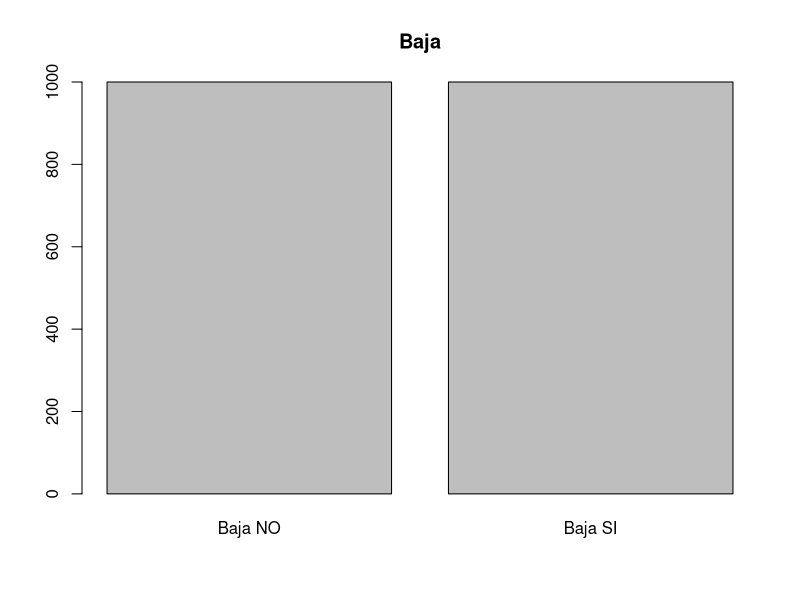
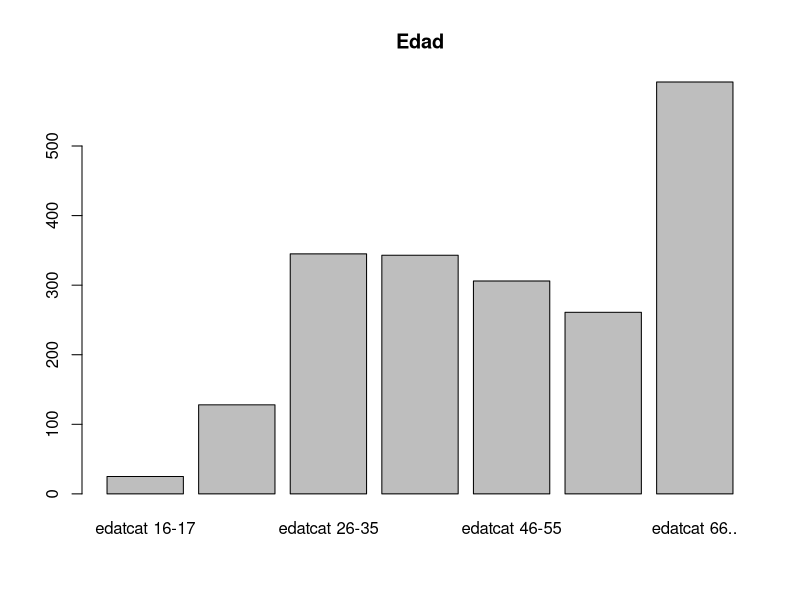
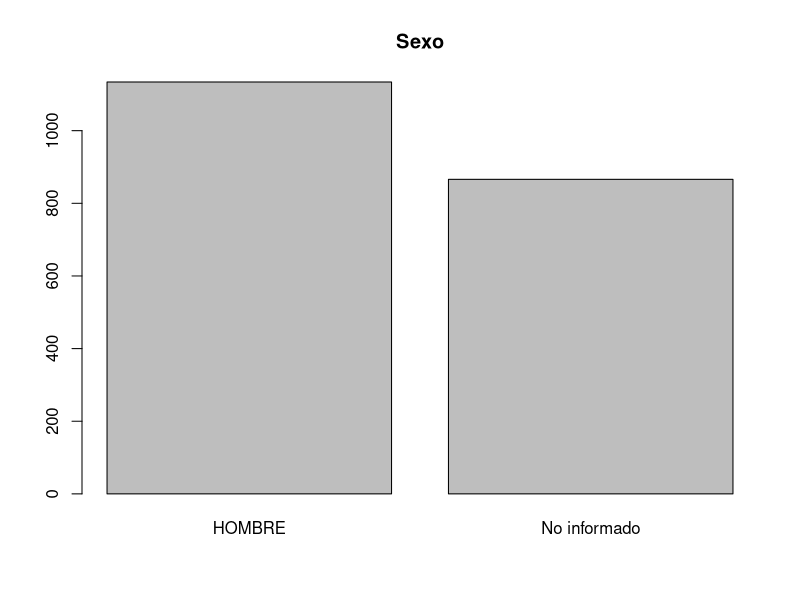
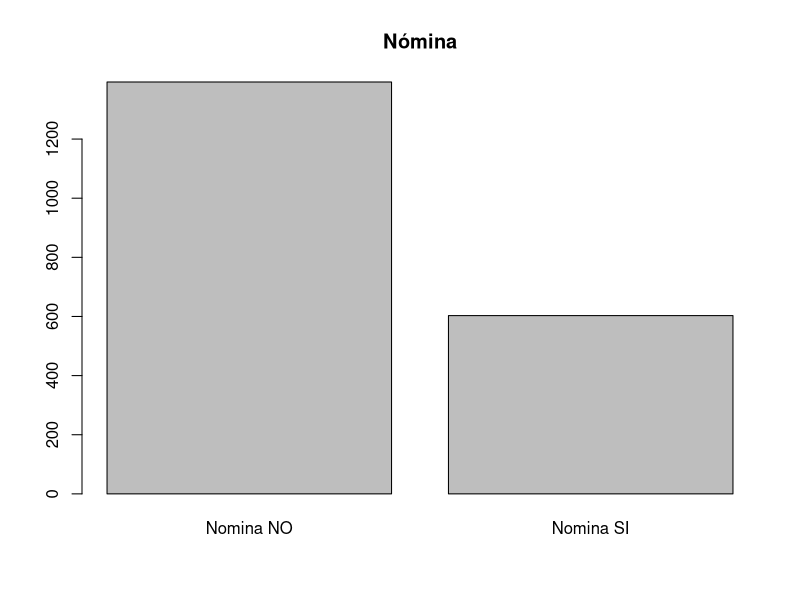
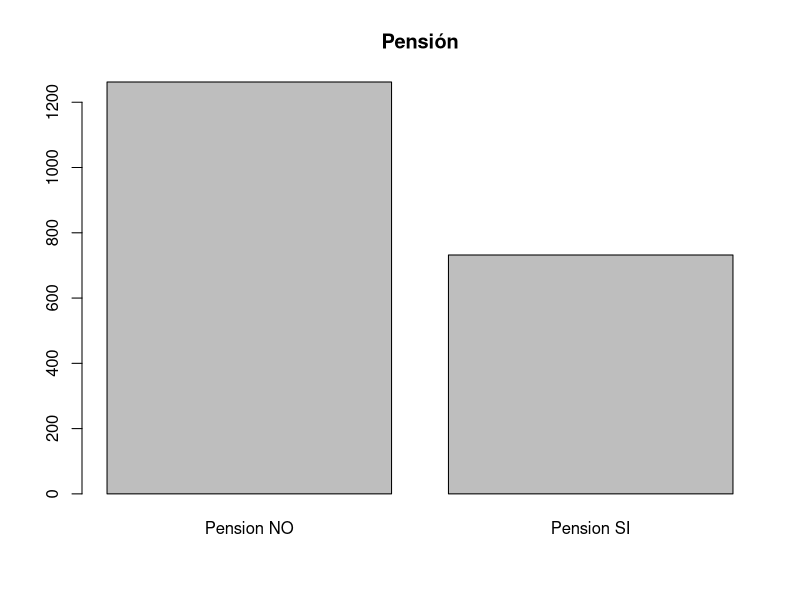
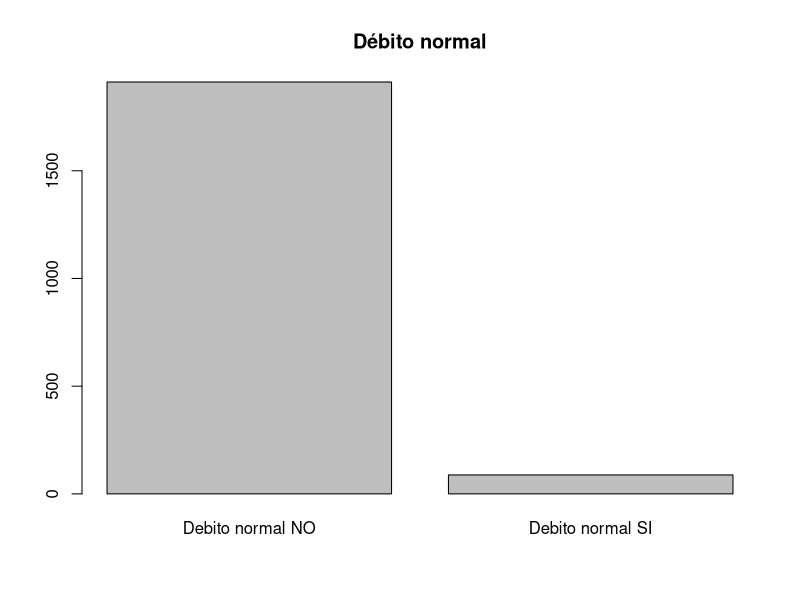
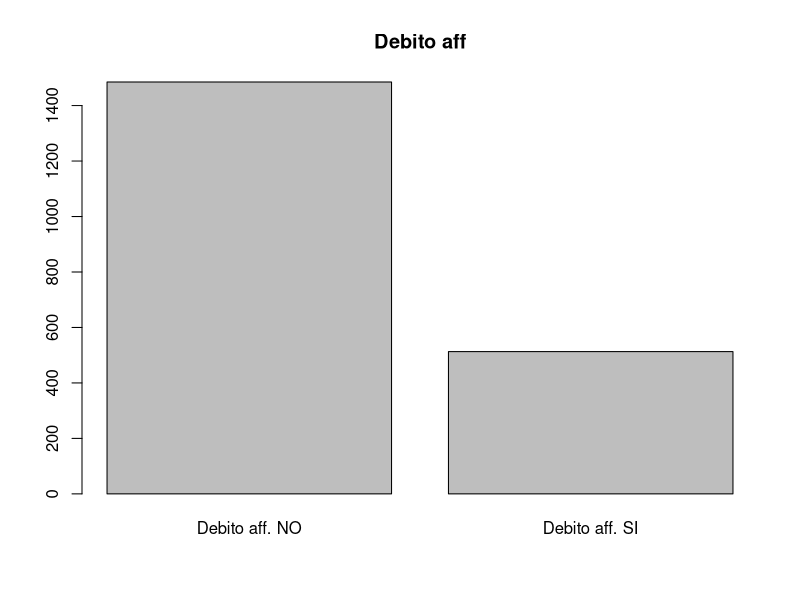
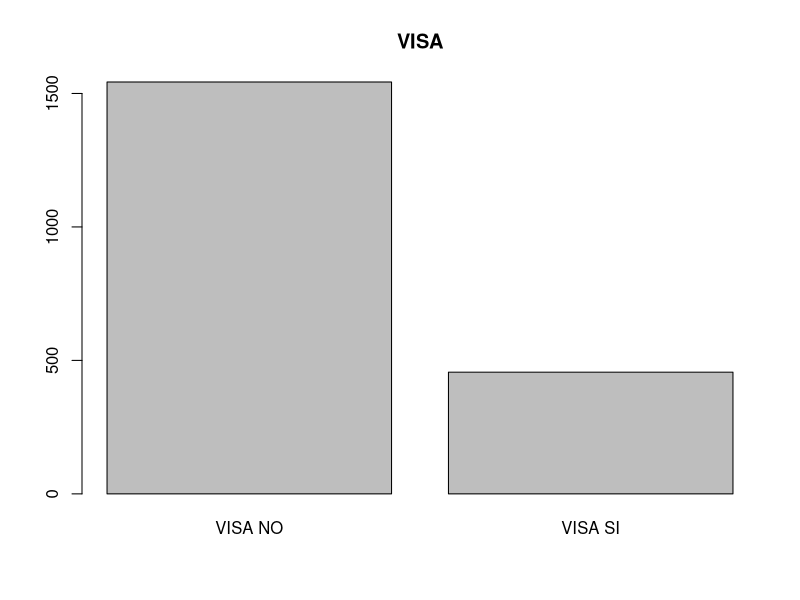

Source code (R) for these figures, in order:
## ---- chunk 1
#  Reading credsco2.txt
dd = read.table("_repository/credsco2.txt",header=T, check.names = F)

# Dimensions and summary of data
dim(dd)
summary(dd)

#Libraries
library(FactoMineR)
## ---- chunk 2
data = read.table("_repository/churn.txt",header=T)
summary(data)
## ---- chunk 3
#Variables categóricas
barplot(table(data$Baja), main = "Baja")
barplot(table(data$edatcat), main = "Edad")
barplot(table(data$sexo), main = "Sexo")
barplot(table(data$Nomina), main = "Nómina")
barplot(table(data$Pension), main = "Pensión")
barplot(table(data$Debito_normal), main = "Débito normal")
barplot(table(data$Debito_aff), main = "Debito aff")
barplot(table(data$VISA), main = "VISA")
barplot(table(data$VISA_aff), main = "VISA aff")
barplot(table(data$MCard), main = "MCard")
barplot(table(data$Amex), main = "Amex")
barplot(table(data$dif_resid), main = "Cambio de residencia")

#Variables contínuas
hist(data$antig)
hist(data$Total_activo)
hist(data$Total_Plazo)
hist(data$Total_Inversion)
hist(data$Total_Seguros)
hist(data$Total_Vista)
hist(data$oper_caj_Libreta)
hist(data$oper_ven_Libreta)
hist(data$dif_CC)
hist(data$dif_Libreta)
hist(data$dif_Plazo)
hist(data$dif_Ahorro)
hist(data$dif_Largo_plazo)
hist(data$dif_Fondos_inv)
hist(data$dif_Seguros)
hist(data$dif_Planes_pension)
hist(data$dif_Hipoteca)
hist(data$dif_Seguros)
hist(data$dif_Prest_personales)
## ---- chunk 4
profiling = catdes(data,num.var=1,proba = 0.01)
profiling


plot(profiling, barplot=T)

## ---- chunk 5

## ---- chunk 6
